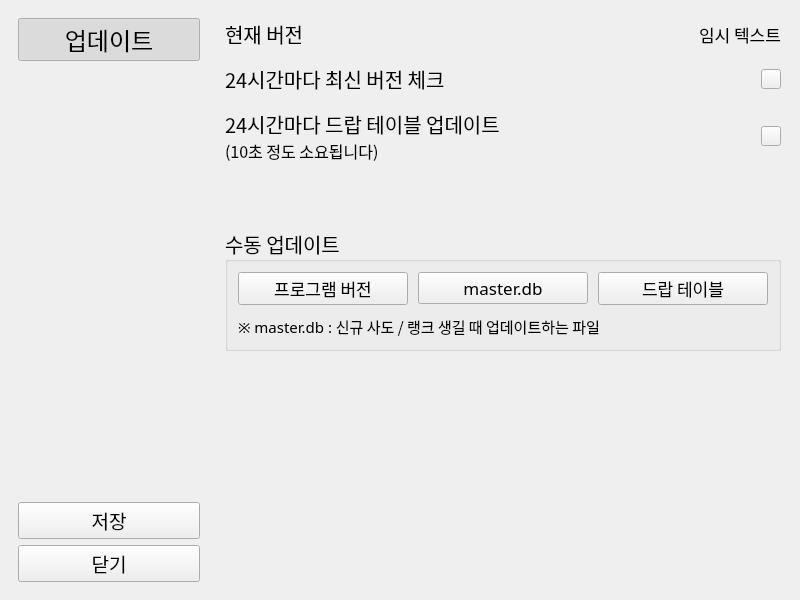
<?xml version="1.0" encoding="UTF-8"?>
<ui version="4.0">
 <class>setting_window</class>
 <widget class="QMainWindow" name="setting_window">
  <property name="geometry">
   <rect>
    <x>0</x>
    <y>0</y>
    <width>800</width>
    <height>600</height>
   </rect>
  </property>
  <property name="windowTitle">
   <string>MainWindow</string>
  </property>
  <widget class="QWidget" name="centralwidget">
   <layout class="QHBoxLayout" name="horizontalLayout">
    <item>
     <widget class="QWidget" name="widget" native="true">
      <property name="sizePolicy">
       <sizepolicy hsizetype="Fixed" vsizetype="Preferred">
        <horstretch>0</horstretch>
        <verstretch>0</verstretch>
       </sizepolicy>
      </property>
      <property name="minimumSize">
       <size>
        <width>200</width>
        <height>0</height>
       </size>
      </property>
      <layout class="QVBoxLayout" name="verticalLayout">
       <item>
        <widget class="QPushButton" name="menu_btn_1">
         <property name="font">
          <font>
           <family>ONE Mobile POP</family>
           <pointsize>18</pointsize>
          </font>
         </property>
         <property name="text">
          <string>업데이트</string>
         </property>
         <property name="checkable">
          <bool>true</bool>
         </property>
         <property name="checked">
          <bool>true</bool>
         </property>
        </widget>
       </item>
       <item>
        <spacer name="verticalSpacer">
         <property name="orientation">
          <enum>Qt::Vertical</enum>
         </property>
         <property name="sizeHint" stdset="0">
          <size>
           <width>20</width>
           <height>481</height>
          </size>
         </property>
        </spacer>
       </item>
       <item>
        <widget class="QPushButton" name="save_btn">
         <property name="font">
          <font>
           <family>ONE Mobile POP</family>
           <pointsize>14</pointsize>
          </font>
         </property>
         <property name="text">
          <string>저장</string>
         </property>
        </widget>
       </item>
       <item>
        <widget class="QPushButton" name="exit_btn">
         <property name="font">
          <font>
           <family>ONE Mobile POP</family>
           <pointsize>14</pointsize>
          </font>
         </property>
         <property name="text">
          <string>닫기</string>
         </property>
        </widget>
       </item>
      </layout>
     </widget>
    </item>
    <item>
     <widget class="QStackedWidget" name="setting_stacks">
      <property name="sizePolicy">
       <sizepolicy hsizetype="Preferred" vsizetype="Preferred">
        <horstretch>0</horstretch>
        <verstretch>0</verstretch>
       </sizepolicy>
      </property>
      <property name="font">
       <font>
        <family>ONE Mobile POP</family>
        <pointsize>15</pointsize>
       </font>
      </property>
      <widget class="QWidget" name="page_update">
       <layout class="QVBoxLayout" name="verticalLayout_4">
        <property name="spacing">
         <number>15</number>
        </property>
        <property name="leftMargin">
         <number>10</number>
        </property>
        <property name="topMargin">
         <number>10</number>
        </property>
        <property name="rightMargin">
         <number>10</number>
        </property>
        <property name="bottomMargin">
         <number>10</number>
        </property>
        <item>
         <layout class="QHBoxLayout" name="horizontalLayout_2">
          <property name="spacing">
           <number>0</number>
          </property>
          <item>
           <widget class="QLabel" name="label">
            <property name="text">
             <string>현재 버전</string>
            </property>
           </widget>
          </item>
          <item>
           <spacer name="horizontalSpacer">
            <property name="orientation">
             <enum>Qt::Horizontal</enum>
            </property>
            <property name="sizeHint" stdset="0">
             <size>
              <width>40</width>
              <height>20</height>
             </size>
            </property>
           </spacer>
          </item>
          <item>
           <widget class="QLabel" name="label_version">
            <property name="font">
             <font>
              <family>ONE Mobile POP</family>
              <pointsize>13</pointsize>
             </font>
            </property>
            <property name="text">
             <string>임시 텍스트</string>
            </property>
           </widget>
          </item>
         </layout>
        </item>
        <item>
         <layout class="QHBoxLayout" name="horizontalLayout_3">
          <property name="spacing">
           <number>0</number>
          </property>
          <item>
           <widget class="QLabel" name="label_2">
            <property name="text">
             <string>24시간마다 최신 버전 체크</string>
            </property>
           </widget>
          </item>
          <item>
           <spacer name="horizontalSpacer_2">
            <property name="orientation">
             <enum>Qt::Horizontal</enum>
            </property>
            <property name="sizeHint" stdset="0">
             <size>
              <width>40</width>
              <height>20</height>
             </size>
            </property>
           </spacer>
          </item>
          <item>
           <widget class="QCheckButton" name="setting_update_program">
            <property name="enabled">
             <bool>true</bool>
            </property>
            <property name="sizePolicy">
             <sizepolicy hsizetype="Fixed" vsizetype="Fixed">
              <horstretch>0</horstretch>
              <verstretch>0</verstretch>
             </sizepolicy>
            </property>
            <property name="maximumSize">
             <size>
              <width>20</width>
              <height>20</height>
             </size>
            </property>
            <property name="font">
             <font>
              <family>ONE Mobile POP</family>
              <pointsize>8</pointsize>
             </font>
            </property>
            <property name="text">
             <string/>
            </property>
            <property name="checkable">
             <bool>true</bool>
            </property>
            <property name="checked">
             <bool>false</bool>
            </property>
           </widget>
          </item>
         </layout>
        </item>
        <item>
         <layout class="QHBoxLayout" name="horizontalLayout_4">
          <property name="spacing">
           <number>0</number>
          </property>
          <item>
           <layout class="QVBoxLayout" name="verticalLayout_3">
            <property name="spacing">
             <number>0</number>
            </property>
            <item>
             <widget class="QLabel" name="label_3">
              <property name="text">
               <string>24시간마다 드랍 테이블 업데이트</string>
              </property>
             </widget>
            </item>
            <item>
             <widget class="QLabel" name="label_4">
              <property name="font">
               <font>
                <family>ONE Mobile POP</family>
                <pointsize>12</pointsize>
               </font>
              </property>
              <property name="text">
               <string>(10초 정도 소요됩니다)</string>
              </property>
             </widget>
            </item>
           </layout>
          </item>
          <item>
           <spacer name="horizontalSpacer_3">
            <property name="orientation">
             <enum>Qt::Horizontal</enum>
            </property>
            <property name="sizeHint" stdset="0">
             <size>
              <width>40</width>
              <height>20</height>
             </size>
            </property>
           </spacer>
          </item>
          <item>
           <widget class="QCheckButton" name="setting_update_drop">
            <property name="enabled">
             <bool>true</bool>
            </property>
            <property name="sizePolicy">
             <sizepolicy hsizetype="Fixed" vsizetype="Fixed">
              <horstretch>0</horstretch>
              <verstretch>0</verstretch>
             </sizepolicy>
            </property>
            <property name="maximumSize">
             <size>
              <width>20</width>
              <height>20</height>
             </size>
            </property>
            <property name="font">
             <font>
              <family>ONE Mobile POP</family>
              <pointsize>8</pointsize>
             </font>
            </property>
            <property name="text">
             <string/>
            </property>
            <property name="checkable">
             <bool>true</bool>
            </property>
            <property name="checked">
             <bool>false</bool>
            </property>
           </widget>
          </item>
         </layout>
        </item>
        <item>
         <spacer name="verticalSpacer_3">
          <property name="orientation">
           <enum>Qt::Vertical</enum>
          </property>
          <property name="sizeType">
           <enum>QSizePolicy::Fixed</enum>
          </property>
          <property name="sizeHint" stdset="0">
           <size>
            <width>20</width>
            <height>50</height>
           </size>
          </property>
         </spacer>
        </item>
        <item>
         <widget class="QGroupBox" name="groupBox">
          <property name="title">
           <string>수동 업데이트</string>
          </property>
          <layout class="QVBoxLayout" name="verticalLayout_2">
           <property name="spacing">
            <number>10</number>
           </property>
           <property name="leftMargin">
            <number>10</number>
           </property>
           <property name="topMargin">
            <number>10</number>
           </property>
           <property name="rightMargin">
            <number>10</number>
           </property>
           <property name="bottomMargin">
            <number>10</number>
           </property>
           <item>
            <layout class="QHBoxLayout" name="horizontalLayout_6">
             <item>
              <widget class="QPushButton" name="update_btn_program">
               <property name="font">
                <font>
                 <family>ONE Mobile POP</family>
                 <pointsize>13</pointsize>
                </font>
               </property>
               <property name="text">
                <string>프로그램 버전</string>
               </property>
              </widget>
             </item>
             <item>
              <widget class="QPushButton" name="update_btn_master">
               <property name="font">
                <font>
                 <family>ONE Mobile POP</family>
                 <pointsize>13</pointsize>
                </font>
               </property>
               <property name="text">
                <string>master.db</string>
               </property>
              </widget>
             </item>
             <item>
              <widget class="QPushButton" name="update_btn_drop">
               <property name="font">
                <font>
                 <family>ONE Mobile POP</family>
                 <pointsize>13</pointsize>
                </font>
               </property>
               <property name="text">
                <string>드랍 테이블</string>
               </property>
              </widget>
             </item>
            </layout>
           </item>
           <item>
            <widget class="QLabel" name="label_5">
             <property name="font">
              <font>
               <family>ONE Mobile POP</family>
               <pointsize>11</pointsize>
              </font>
             </property>
             <property name="text">
              <string>※ master.db : 신규 사도 / 랭크 생길 때 업데이트하는 파일</string>
             </property>
            </widget>
           </item>
          </layout>
         </widget>
        </item>
        <item>
         <spacer name="verticalSpacer_2">
          <property name="orientation">
           <enum>Qt::Vertical</enum>
          </property>
          <property name="sizeHint" stdset="0">
           <size>
            <width>20</width>
            <height>263</height>
           </size>
          </property>
         </spacer>
        </item>
       </layout>
      </widget>
     </widget>
    </item>
   </layout>
  </widget>
 </widget>
 <customwidgets>
  <customwidget>
   <class>QCheckButton</class>
   <extends>QPushButton</extends>
   <header>widgets/wrapper/misc.h</header>
  </customwidget>
 </customwidgets>
 <resources/>
 <connections/>
</ui>
